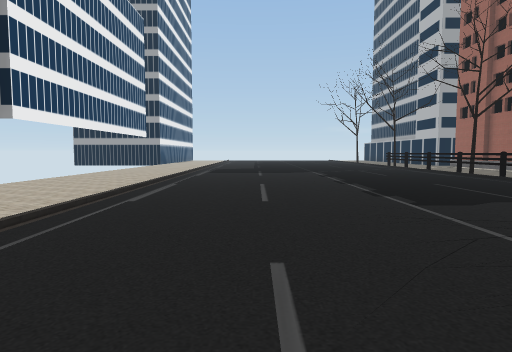
view 1 (above)

24 first-person views from a walk through a Unity game level. The camera is 1.3 m above the floor, tilts 4° down and sees 75° across. The floor is counted in squares, 2 m on a side. Each view is taken from the middle of a square. On the plan, view 1 faces up. The plan holds only what a view shows up to about 10 squares ahead; the rest is blank. The place goes on beyond the plan. Some animated figures are left out. Some surface patterns are stand-ins.

view 2
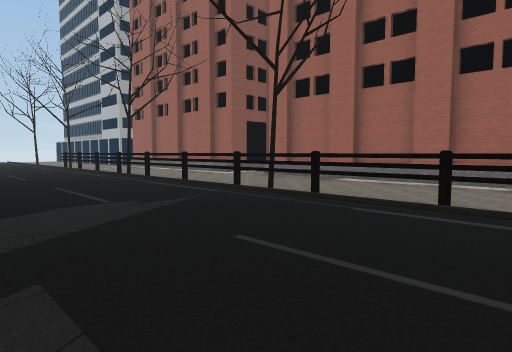

view 3
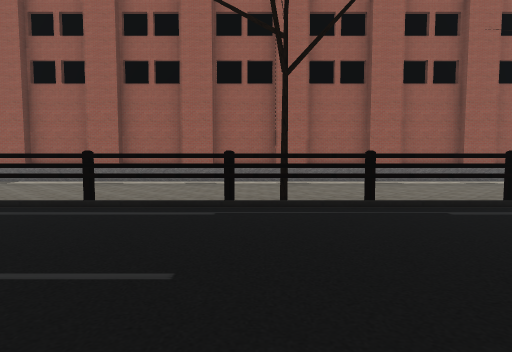

view 4
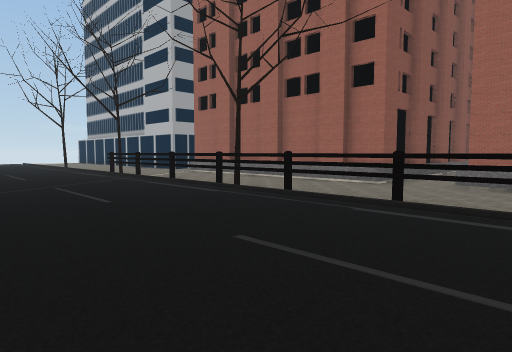

view 5
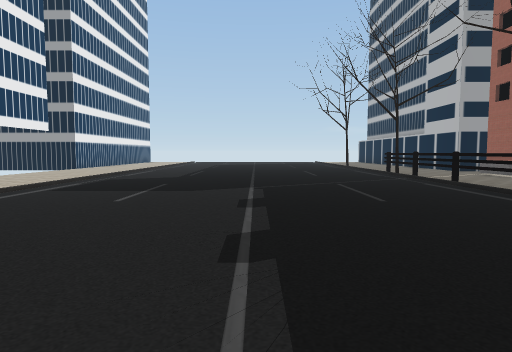

view 6
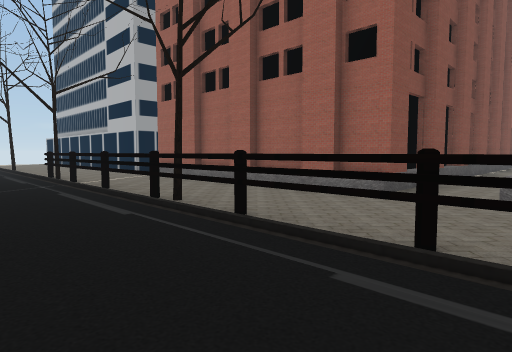

view 7
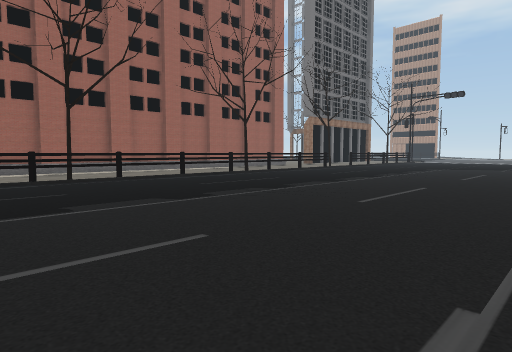

view 8
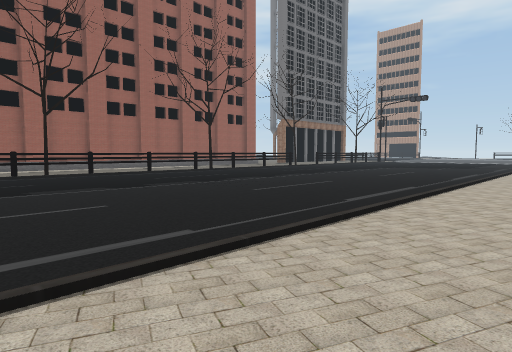

view 9
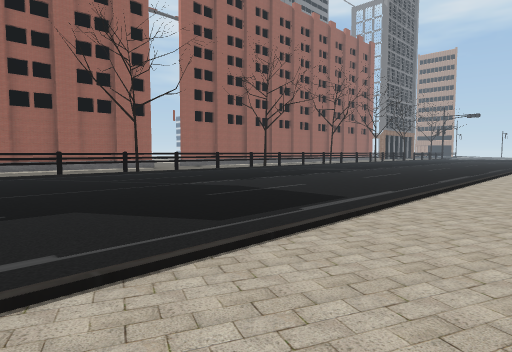

view 10
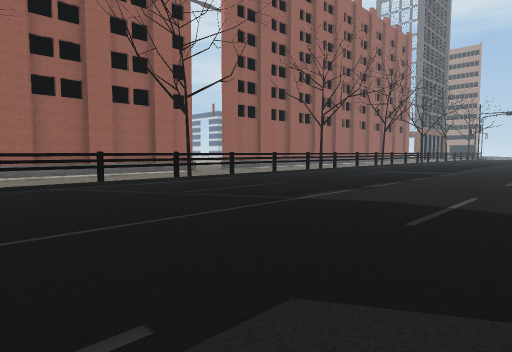

view 11
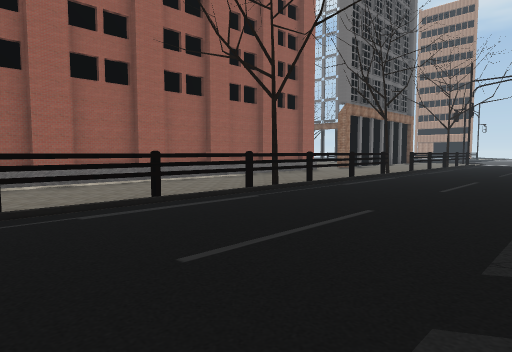

view 12
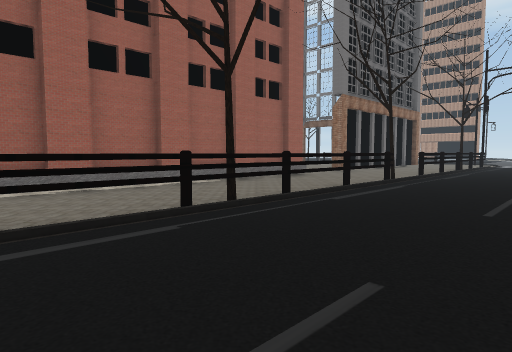

view 13
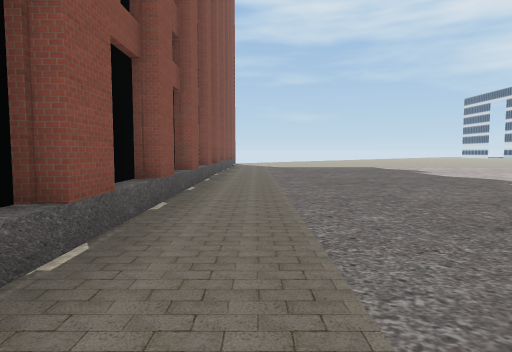

view 14
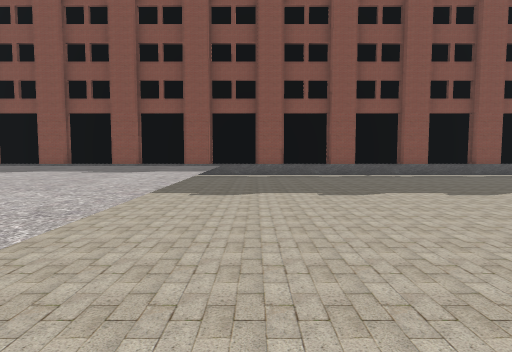

view 15
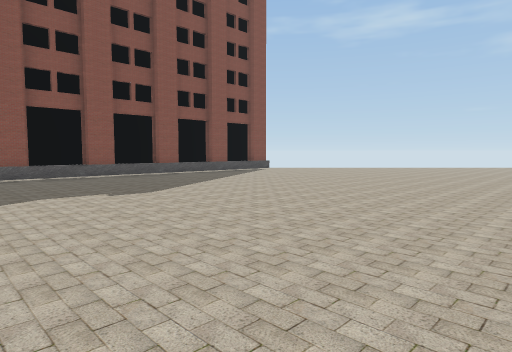

view 16
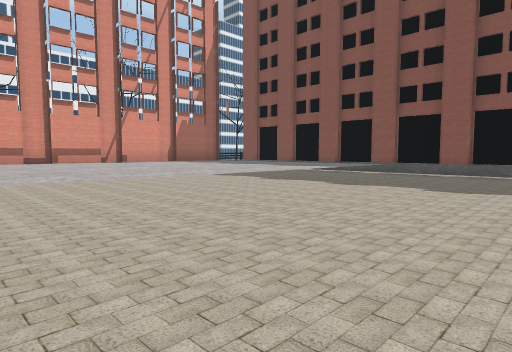

view 17
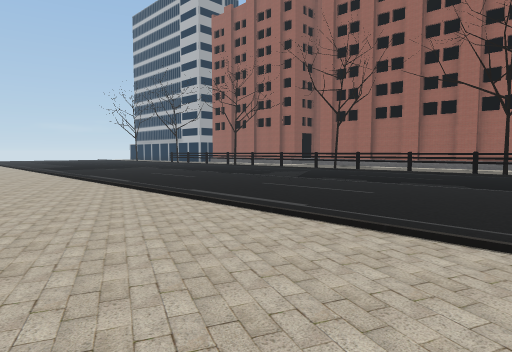

view 18
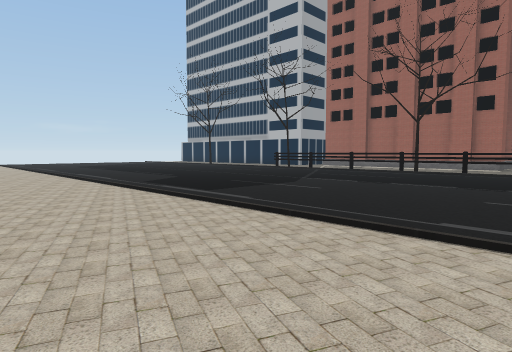

view 19
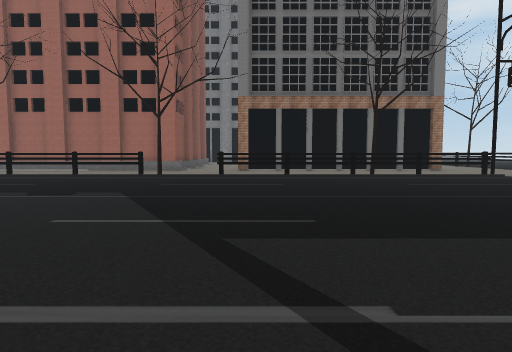

view 20
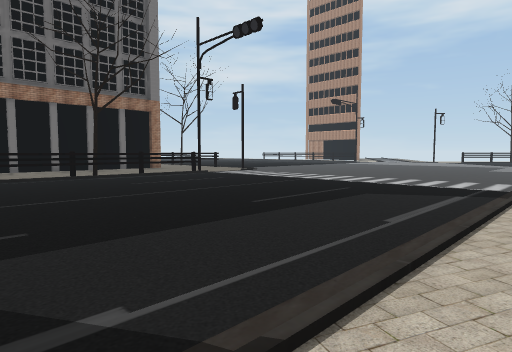

view 21
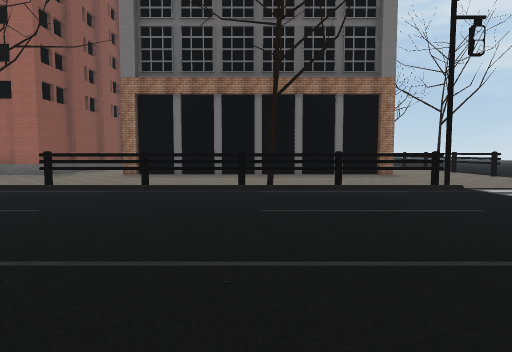

view 22
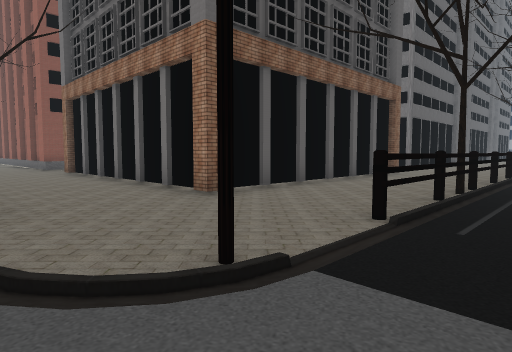

view 23
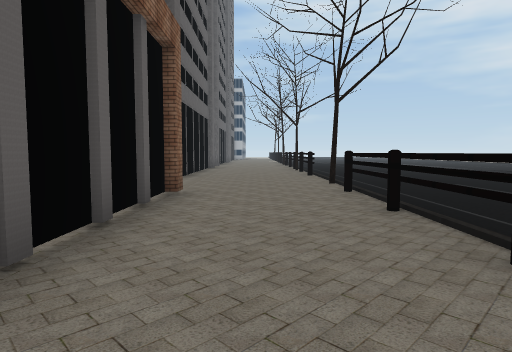

view 24
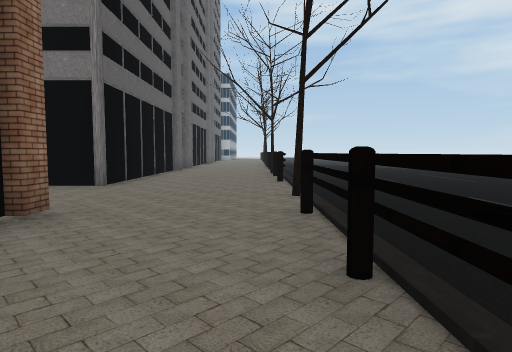

### Floor plan
Key: @ floor where view 1 was taken; # wall or solid block; . floor; = window, fence, low wall or low ledge; ^ raised ledge; T thing the floor can be seen under or through.
Columns run from 5 left of view 1 to 23 right of it. Each row starts with its distance up from view 1.
 15 ...........=..#
 14 ...........=..#
 13  ..........=..#
 12  ..........#..#
 11  ..........=..#
 10 ...........#..#
  9 ...........=..###############
  8 ...........=..#^#^#^#^#^#^#^#
  7 ...........#.................
  6 ...........=..########.......
  5  ..........=..^ #   ##.......
  4  ..........T..#      #.......
  3  ..........T..^      #.......
  2  ..........=..##     #.......
  1 ...........#..^#     #.......
  0 .....@.....=..##     #.......
 -1 ...........=..^      #......
 -2 ...........=..#       ....
 -3 ...........=..^
 -4   .........=..#
 -5   .........=..^
 -6   .........#..#
 -7   .........=..^
 -8   .........#..#
 -9   .........=..^
-10    ........=..#
-11      ......=..^
-12      ......#..##
-13     ............
-14    ........#....
-15   .........=..#.
-16   .........=..#.
-17   .........=..#.
-18   .........#..#.
-19   .........=..#.
-20    ........=..#.        .#
-21    ........=..#..........####
-22    ...........########.......
-23    ......  ..................
-24    .....   . ................
-25    ....    ....=##==#=.#..===
-26     ..     .....   ..........

Positions as (right, up) in squares from view 1, and headings:
1: (0, 0), facing up
2: (2, 0), facing up-right
3: (2, -1), facing right
4: (2, 5), facing up-right
5: (2, 5), facing up
6: (4, 6), facing up-right
7: (-2, 1), facing down-right
8: (-4, 1), facing down-right
9: (-4, 15), facing down-right
10: (-1, 15), facing down-right
11: (2, -2), facing down-right
12: (3, -4), facing down-right
13: (9, 7), facing right
14: (17, -1), facing up
15: (18, -1), facing up-right
16: (20, -2), facing up-left
17: (-5, -3), facing up-right
18: (-5, 6), facing up-right
19: (-3, -15), facing right
20: (-3, -15), facing down-right
21: (0, -18), facing right
22: (6, -26), facing up-right
23: (11, -23), facing right
24: (13, -24), facing right
